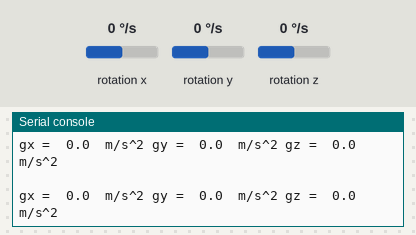
The program below on a simulated Raspberry Pi Pico running MicroPython. Parts: the last lines printed to the serial console. The test bench sets the inputs (shaded band); at power-on: rotation x 0 °/s, rotation y 0 °/s, rotation z 0 °/s.

Above: at 1.2 s.
1.3 s: rotation x set to -192 °/s
At 1.8 s:
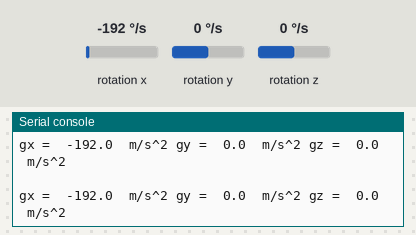
2.8 s: rotation y set to -192 °/s
At 3.5 s:
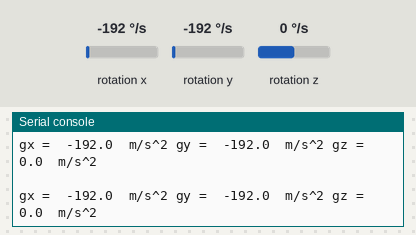
4.3 s: rotation z set to -192 °/s
At 5.2 s:
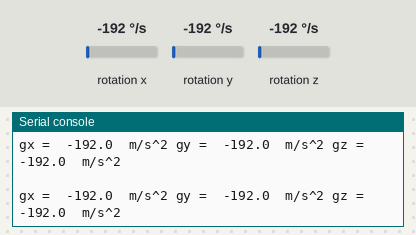

The program:

Gyroscope_Test.py
```python
# Import necessary modules and functions
from imu import MPU6050
from time import sleep
from machine import Pin, I2C

# Initialize MPU6050
i2c = I2C(0, sda = Pin(4), scl = Pin(5), freq = 400000)
imu = MPU6050(i2c, device_addr = 0x68)

# Main loop
while True:

  # Take readings for rotation in three dimesions (Roll, Pitch, Yaw)
  gx = round(imu.gyro.x, 2) # Rotation around front-back axis
  gy = round(imu.gyro.y, 2) # Rotation around lef-right axis
  gz = round(imu.gyro.z, 2) # Rotation around up-down axis

  # Print results in serial monitor
  print(" ")
  print("gx = ", gx, " m/s^2", "gy = ", gy, " m/s^2", "gz = ", gz, " m/s^2")
  sleep(0.01)
```

Measured:
- after the input at 1.3 s, the serial console: prints a new line at once (image 1)
- after the input at 2.8 s, the serial console: prints a new line at once (image 2)
- after the input at 4.3 s, the serial console: prints a new line at once (image 3)
